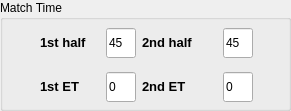
  <widget class="QGroupBox" name="matchtimeBox">
   <property name="geometry">
    <rect>
     <x>550</x>
     <y>250</y>
     <width>291</width>
     <height>111</height>
    </rect>
   </property>
   <property name="title">
    <string>Match Time</string>
   </property>
   <widget class="QWidget" name="layoutWidget">
    <property name="geometry">
     <rect>
      <x>40</x>
      <y>20</y>
      <width>215</width>
      <height>91</height>
     </rect>
    </property>
    <layout class="QGridLayout" name="gridLayout_4">
     <item row="0" column="0">
      <widget class="QLabel" name="label_11">
       <property name="minimumSize">
        <size>
         <width>60</width>
         <height>30</height>
        </size>
       </property>
       <property name="maximumSize">
        <size>
         <width>60</width>
         <height>30</height>
        </size>
       </property>
       <property name="text">
        <string>&lt;!DOCTYPE HTML PUBLIC &quot;-//W3C//DTD HTML 4.0//EN&quot; &quot;http://www.w3.org/TR/REC-html40/strict.dtd&quot;&gt;
&lt;html&gt;&lt;head&gt;&lt;meta name=&quot;qrichtext&quot; content=&quot;1&quot; /&gt;&lt;style type=&quot;text/css&quot;&gt;
p, li { white-space: pre-wrap; }
&lt;/style&gt;&lt;/head&gt;&lt;body style=&quot; font-family:'Sans'; font-size:10pt; font-weight:400; font-style:normal;&quot;&gt;
&lt;p style=&quot; margin-top:0px; margin-bottom:0px; margin-left:0px; margin-right:0px; -qt-block-indent:0; text-indent:0px;&quot;&gt;&lt;span style=&quot; font-weight:600;&quot;&gt;1st half&lt;/span&gt;&lt;/p&gt;&lt;/body&gt;&lt;/html&gt;</string>
       </property>
       <property name="buddy">
        <cstring>firstHalfLengthEdit</cstring>
       </property>
      </widget>
     </item>
     <item row="0" column="1">
      <widget class="QLineEdit" name="firstHalfLengthEdit">
       <property name="minimumSize">
        <size>
         <width>30</width>
         <height>30</height>
        </size>
       </property>
       <property name="maximumSize">
        <size>
         <width>30</width>
         <height>30</height>
        </size>
       </property>
       <property name="toolTip">
        <string>Total playing time of first half</string>
       </property>
       <property name="inputMask">
        <string>99; </string>
       </property>
       <property name="text">
        <string>45</string>
       </property>
       <property name="maxLength">
        <number>2</number>
       </property>
      </widget>
     </item>
     <item row="0" column="2">
      <widget class="QLabel" name="label_12">
       <property name="minimumSize">
        <size>
         <width>75</width>
         <height>30</height>
        </size>
       </property>
       <property name="maximumSize">
        <size>
         <width>75</width>
         <height>30</height>
        </size>
       </property>
       <property name="text">
        <string>&lt;!DOCTYPE HTML PUBLIC &quot;-//W3C//DTD HTML 4.0//EN&quot; &quot;http://www.w3.org/TR/REC-html40/strict.dtd&quot;&gt;
&lt;html&gt;&lt;head&gt;&lt;meta name=&quot;qrichtext&quot; content=&quot;1&quot; /&gt;&lt;style type=&quot;text/css&quot;&gt;
p, li { white-space: pre-wrap; }
&lt;/style&gt;&lt;/head&gt;&lt;body style=&quot; font-family:'Sans'; font-size:10pt; font-weight:400; font-style:normal;&quot;&gt;
&lt;p style=&quot; margin-top:0px; margin-bottom:0px; margin-left:0px; margin-right:0px; -qt-block-indent:0; text-indent:0px;&quot;&gt;&lt;span style=&quot; font-weight:600;&quot;&gt;2nd half&lt;/span&gt;&lt;/p&gt;&lt;/body&gt;&lt;/html&gt;</string>
       </property>
       <property name="buddy">
        <cstring>secondHalfLengthEdit</cstring>
       </property>
      </widget>
     </item>
     <item row="0" column="3">
      <widget class="QLineEdit" name="secondHalfLengthEdit">
       <property name="minimumSize">
        <size>
         <width>30</width>
         <height>30</height>
        </size>
       </property>
       <property name="maximumSize">
        <size>
         <width>30</width>
         <height>30</height>
        </size>
       </property>
       <property name="toolTip">
        <string>Total playing time of second half</string>
       </property>
       <property name="inputMask">
        <string>99; </string>
       </property>
       <property name="text">
        <string>45</string>
       </property>
       <property name="maxLength">
        <number>2</number>
       </property>
      </widget>
     </item>
     <item row="1" column="0">
      <widget class="QLabel" name="label_15">
       <property name="minimumSize">
        <size>
         <width>60</width>
         <height>30</height>
        </size>
       </property>
       <property name="maximumSize">
        <size>
         <width>60</width>
         <height>30</height>
        </size>
       </property>
       <property name="text">
        <string>&lt;!DOCTYPE HTML PUBLIC &quot;-//W3C//DTD HTML 4.0//EN&quot; &quot;http://www.w3.org/TR/REC-html40/strict.dtd&quot;&gt;
&lt;html&gt;&lt;head&gt;&lt;meta name=&quot;qrichtext&quot; content=&quot;1&quot; /&gt;&lt;style type=&quot;text/css&quot;&gt;
p, li { white-space: pre-wrap; }
&lt;/style&gt;&lt;/head&gt;&lt;body style=&quot; font-family:'Sans'; font-size:10pt; font-weight:400; font-style:normal;&quot;&gt;
&lt;p style=&quot; margin-top:0px; margin-bottom:0px; margin-left:0px; margin-right:0px; -qt-block-indent:0; text-indent:0px;&quot;&gt;&lt;span style=&quot; font-weight:600;&quot;&gt;1st ET&lt;/span&gt;&lt;/p&gt;&lt;/body&gt;&lt;/html&gt;</string>
       </property>
       <property name="buddy">
        <cstring>firstHalfLengthEdit</cstring>
       </property>
      </widget>
     </item>
     <item row="1" column="1">
      <widget class="QLineEdit" name="firstExtraLengthEdit">
       <property name="minimumSize">
        <size>
         <width>30</width>
         <height>30</height>
        </size>
       </property>
       <property name="maximumSize">
        <size>
         <width>30</width>
         <height>30</height>
        </size>
       </property>
       <property name="toolTip">
        <string>Total playing time of first extra time period</string>
       </property>
       <property name="inputMask">
        <string>99; </string>
       </property>
       <property name="text">
        <string>0</string>
       </property>
       <property name="maxLength">
        <number>2</number>
       </property>
      </widget>
     </item>
     <item row="1" column="2">
      <widget class="QLabel" name="label_16">
       <property name="minimumSize">
        <size>
         <width>60</width>
         <height>30</height>
        </size>
       </property>
       <property name="maximumSize">
        <size>
         <width>60</width>
         <height>30</height>
        </size>
       </property>
       <property name="text">
        <string>&lt;!DOCTYPE HTML PUBLIC &quot;-//W3C//DTD HTML 4.0//EN&quot; &quot;http://www.w3.org/TR/REC-html40/strict.dtd&quot;&gt;
&lt;html&gt;&lt;head&gt;&lt;meta name=&quot;qrichtext&quot; content=&quot;1&quot; /&gt;&lt;style type=&quot;text/css&quot;&gt;
p, li { white-space: pre-wrap; }
&lt;/style&gt;&lt;/head&gt;&lt;body style=&quot; font-family:'Sans'; font-size:10pt; font-weight:400; font-style:normal;&quot;&gt;
&lt;p style=&quot; margin-top:0px; margin-bottom:0px; margin-left:0px; margin-right:0px; -qt-block-indent:0; text-indent:0px;&quot;&gt;&lt;span style=&quot; font-weight:600;&quot;&gt;2nd ET&lt;/span&gt;&lt;/p&gt;&lt;/body&gt;&lt;/html&gt;</string>
       </property>
       <property name="buddy">
        <cstring>secondHalfLengthEdit</cstring>
       </property>
      </widget>
     </item>
     <item row="1" column="3">
      <widget class="QLineEdit" name="secondExtraLengthEdit">
       <property name="minimumSize">
        <size>
         <width>30</width>
         <height>30</height>
        </size>
       </property>
       <property name="maximumSize">
        <size>
         <width>30</width>
         <height>30</height>
        </size>
       </property>
       <property name="toolTip">
        <string>Total playing time of second extra time period</string>
       </property>
       <property name="inputMask">
        <string>99; </string>
       </property>
       <property name="text">
        <string>0</string>
       </property>
       <property name="maxLength">
        <number>2</number>
       </property>
      </widget>
     </item>
    </layout>
   </widget>
  </widget>
